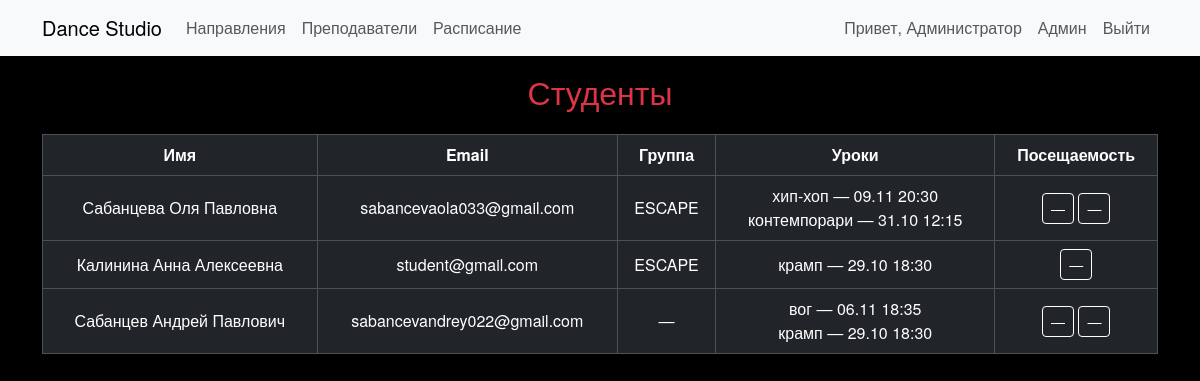
The page /admin/students (signed in) on the database its author committed.
### app.py (models this page shows, shortened)
class User(db.Model):
    id = db.Column(db.Integer, primary_key=True)
    email = db.Column(db.String(120), unique=True, nullable=False)
    password_hash = db.Column(db.String(200), nullable=False)
    name = db.Column(db.String(120), nullable=False)
    role = db.Column(db.String(20), nullable=False)
    teacher = db.relationship('Teacher', uselist=False, back_populates='user')
    student = db.relationship('Student', uselist=False, back_populates='user')

class Student(db.Model):
    id = db.Column(db.Integer, primary_key=True)
    phone = db.Column(db.String(50))
    user_id = db.Column(db.Integer, db.ForeignKey('user.id'))
    user = db.relationship('User', back_populates='student')
    tablename = 'student'
    bookings = db.relationship('Booking', back_populates='student', cascade='all, delete-orphan')
    payments = db.relationship('Payment', back_populates='student')
    group_id = db.Column(db.Integer, db.ForeignKey('group.id'), nullable=True)
    group = db.relationship('Group', back_populates='students')

class Group(db.Model):
    id = db.Column(db.Integer, primary_key=True)
    name = db.Column(db.String(120), nullable=False)
    direction_id = db.Column(db.Integer, db.ForeignKey('direction.id'))
    direction = db.relationship('Direction', back_populates='groups')
    teacher_id = db.Column(db.Integer, db.ForeignKey('teacher.id'))
    teacher = db.relationship('Teacher', back_populates='groups')
    capacity = db.Column(db.Integer, nullable=False, default=12)
    location = db.Column(db.String(200), nullable=True)
    lessons = db.relationship('Lesson', back_populates='group')
    students = db.relationship('Student', back_populates='group')

class Booking(db.Model):
    id = db.Column(db.Integer, primary_key=True)
    student_name = db.Column(db.String(100), nullable=False)
    direction_id = db.Column(db.Integer, db.ForeignKey('direction.id'), nullable=False)
    teacher_id = db.Column(db.Integer, db.ForeignKey('teacher.id'), nullable=False)
    attended = db.Column(db.Boolean, default=False)
    created_at = db.Column(db.DateTime, default=lambda: datetime.now(timezone.utc))
    tablename = 'booking'
    lesson_id = db.Column(db.Integer, db.ForeignKey('lesson.id'), nullable=False)
    lesson = db.relationship('Lesson', back_populates='bookings')
    student_id = db.Column(db.Integer, db.ForeignKey('student.id'), nullable=False)
    student = db.relationship('Student', back_populates='bookings')

class Direction(db.Model):
    id = db.Column(db.Integer, primary_key=True)
    name = db.Column(db.String(120), nullable=False)
    description = db.Column(db.Text, nullable=True)
    photo = db.Column(db.String(200), nullable=True)
    groups = db.relationship('Group', back_populates='direction')

class Lesson(db.Model):
    id = db.Column(db.Integer, primary_key=True)
    group_id = db.Column(db.Integer, db.ForeignKey('group.id'))
    group = db.relationship('Group', back_populates='lessons')
    start_dt = db.Column(db.DateTime, nullable=False)
    duration_minutes = db.Column(db.Integer, default=60)
    bookings = db.relationship('Booking', back_populates='lesson')

### app.py (the view)
@app.route('/admin/students')
def admin_students():
    user = current_user()
    if not user or user.role != 'admin':
        return redirect(url_for('login'))
    students = Student.query.all()
    return render_template('admin_students.html', students=students, user=user)

### app.py (called while the page is built)
def current_user():
    uid = session.get('user_id')
    if not uid:
        return None
    return User.query.get(uid)

### templates/admin_students.html
{% extends "base.html" %}
{% block content %}
<h2 class="text-center text-danger mb-4">Студенты</h2>
<div class="table-responsive">
  <table class="table table-dark table-bordered align-middle text-center">
    <thead>
      <tr>
        <th>Имя</th>
        <th>Email</th>
        <th>Группа</th>
        <th>Уроки</th>
        <th>Посещаемость</th>
      </tr>
    </thead>
    <tbody>
      {% for s in students %}
      <tr>
        <td>{{ s.user.name }}</td>
        <td>{{ s.user.email }}</td>
        <td>{{ s.group.name if s.group else "—" }}</td>
        <td>
          {% for b in s.bookings %}
            <div>
              {{ b.lesson.group.direction.name }} — {{ b.lesson.start_dt.strftime("%d.%m %H:%M") }}
            </div>
          {% else %}
            <span class="text-muted">Нет записей</span>
          {% endfor %}
        </td>
        <td>
          {% for b in s.bookings %}
            <form method="post" action="{{ url_for('admin_mark_attendance', booking_id=b.id) }}" style="display:inline;">
              <button type="submit"
                      class="btn btn-sm {% if b.attended %}btn-success{% else %}btn-outline-light{% endif %}">
                {{ "✓" if b.attended else "—" }}
              </button>
            </form>
          {% endfor %}
        </td>
      </tr>
      {% endfor %}
    </tbody>
  </table>
</div>
{% endblock %}

### templates/base.html (shortened to what this page needs)
<!doctype html>
<html lang="ru">
<head>
  <link href="https://cdn.jsdelivr.net/npm/bootstrap@5.3.2/dist/css/bootstrap.min.css" rel="stylesheet">
  <link rel="stylesheet" href="{{ url_for('static', filename='style.css') }}">
</head>
<body>
<nav class="navbar navbar-expand-lg navbar-light bg-light mb-3">
  <div class="container">
    <a class="navbar-brand" href="{{ url_for('index') }}">Dance Studio</a>
    <div class="collapse navbar-collapse">
      <ul class="navbar-nav me-auto">
        <li class="nav-item"><a class="nav-link" href="{{ url_for('directions') }}">Направления</a></li>
        <li class="nav-item"><a class="nav-link" href="{{ url_for('teachers') }}">Преподаватели</a></li>
        <li class="nav-item"><a class="nav-link" href="{{ url_for('lessons') }}">Расписание</a></li>
      </ul>
      <ul class="navbar-nav">
        {% if user %}
          <li class="nav-item"><a class="nav-link" href="{{ url_for('student_profile') }}">Привет, {{ user.name }}</a></li>
          {% if user.role == 'admin' %}
            <li class="nav-item"><a class="nav-link" href="{{ url_for('admin_dashboard') }}">Админ</a></li>
          {% endif %}
          <li class="nav-item"><a class="nav-link" href="{{ url_for('logout') }}">Выйти</a></li>
        {% else %}
          <li class="nav-item"><a class="nav-link" href="{{ url_for('login') }}">Войти</a></li>
        {% endif %}
      </ul>
    </div>
  </div>
</nav>
<div class="container">
  {% block content %}{% endblock %}
</div>
</body>
</html>

### static/style.css (style rules this page uses)
body { background-color: #0b0b0b; color: #eaeaea; font-family: "Helvetica Neue", Arial, sans-serif; }
.btn-outline-light { border-color: rgba(255,255,255,0.18); color: #fff; }
body { background-color: #000; color: #fff; }
.btn-outline-light { border-color: #fff; color: #fff; }

### rows shown on the page
User: name "Администратор"
Student: user.name "Сабанцева Оля Павловна", user.email "sabancevaola033@gmail.com", group "ESCAPE"
Booking: lesson.group.direction.name "хип-хоп", lesson.start_dt "09.11 20:30", attended "—"
Booking: lesson.group.direction.name "контемпорари", lesson.start_dt "31.10 12:15", attended "—"
Student: user.name "Калинина Анна Алексеевна", user.email "student@gmail.com", group "ESCAPE"
Booking: lesson.group.direction.name "крамп", lesson.start_dt "29.10 18:30", attended "—"
Student: user.name "Сабанцев Андрей Павлович", user.email "sabancevandrey022@gmail.com", group "—"
Booking: lesson.group.direction.name "вог", lesson.start_dt "06.11 18:35", attended "—"
Booking: lesson.group.direction.name "крамп", lesson.start_dt "29.10 18:30", attended "—"
